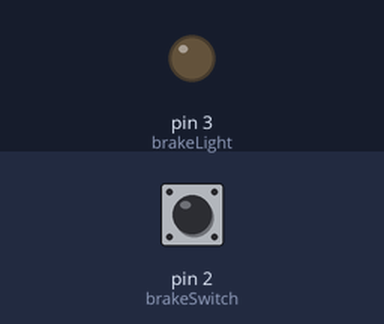
The sketch below on a simulated Arduino Uno, built with avr-gcc and run on an emulated ATmega328P. On the bench: output pins drawn as LEDs (lit = HIGH). The inputs (shaded band) are chosen by the test bench; at power-on: pin 2 (brakeSwitch) HIGH.

Above: at 1.2 s.
1.3 s: pin 2 (brakeSwitch) pulled LOW for 0.15 s
At 1.37 s:
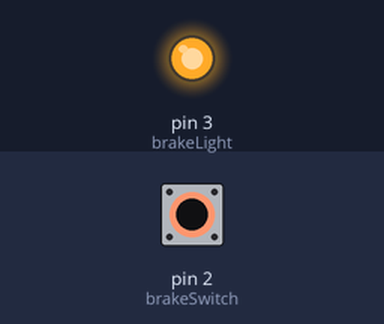
2.9 s: pin 2 (brakeSwitch) pulled LOW for 3.2 s
At 6.7 s:
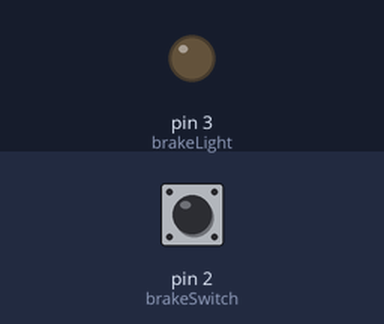
Timing chart, 0 to 8.2 s (numbered marks = the images above; inputs shaded):
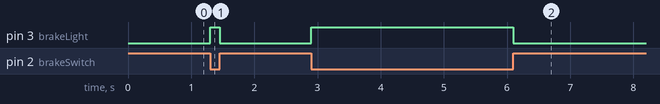

Measured:
- after the input at 1.3 s, pin 3 (brakeLight): LOW → HIGH at once, → LOW 0.15 s later
- after the input at 2.9 s, pin 3 (brakeLight): LOW → HIGH at once, → LOW 3.2 s later

The sketch:

main.ino
```cpp
#include <Arduino.h>

const int brakeSwitch = 2;
const int brakeLight = 3;

void setup() {
  pinMode(brakeSwitch, INPUT_PULLUP);
  pinMode(brakeLight, OUTPUT);
}

void loop() {
  int brakeState = digitalRead(brakeSwitch);

  if (brakeState == LOW) {
    digitalWrite(brakeLight, HIGH); // Brake applied
  } else {
    digitalWrite(brakeLight, LOW);  // Brake released
  }
}
```
